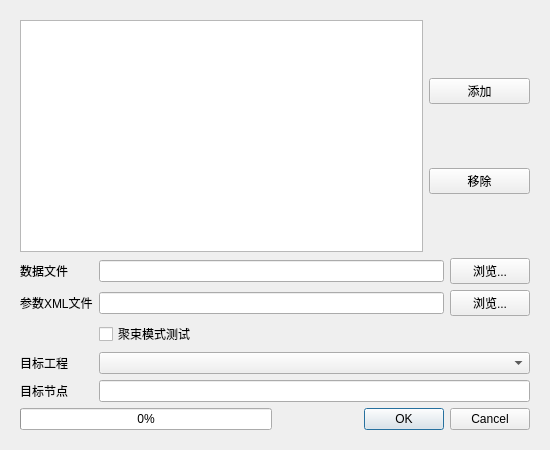
<?xml version="1.0" encoding="UTF-8"?>
<ui version="4.0">
 <class>ImportSpacety</class>
 <widget class="QWidget" name="ImportSpacety">
  <property name="geometry">
   <rect>
    <x>0</x>
    <y>0</y>
    <width>550</width>
    <height>450</height>
   </rect>
  </property>
  <property name="windowTitle">
   <string>导入涪城一号数据</string>
  </property>
  <property name="windowIcon">
   <iconset resource="../resources/SatExplorer.qrc">
    <normaloff>:/SatExplorer/icon/InSARapp.ico</normaloff>:/SatExplorer/icon/InSARapp.ico</iconset>
  </property>
  <layout class="QVBoxLayout" name="verticalLayout">
   <item>
    <widget class="QWidget" name="widget" native="true">
     <layout class="QVBoxLayout" name="verticalLayout_main">
      <item>
       <layout class="QHBoxLayout" name="horizontalLayout_top" stretch="8,2">
        <item>
         <widget class="QListWidget" name="listWidget"/>
        </item>
        <item>
         <layout class="QVBoxLayout" name="verticalLayout_buttons">
          <item>
           <widget class="QPushButton" name="pushButton_add">
            <property name="text">
             <string>添加</string>
            </property>
           </widget>
          </item>
          <item>
           <widget class="QPushButton" name="pushButton_remove">
            <property name="text">
             <string>移除</string>
            </property>
           </widget>
          </item>
         </layout>
        </item>
       </layout>
      </item>
      <item>
       <layout class="QFormLayout" name="formLayout_fields">
        <item row="0" column="0">
         <widget class="QLabel" name="label_data">
          <property name="text">
           <string>数据文件</string>
          </property>
         </widget>
        </item>
        <item row="0" column="1">
         <layout class="QHBoxLayout" name="horizontalLayout_data">
          <item>
           <widget class="QLineEdit" name="lineEdit_data_file"/>
          </item>
          <item>
           <widget class="QPushButton" name="pushButton_browse_data">
            <property name="text">
             <string>浏览...</string>
            </property>
           </widget>
          </item>
         </layout>
        </item>
        <item row="1" column="0">
         <widget class="QLabel" name="label_xml">
          <property name="text">
           <string>参数XML文件</string>
          </property>
         </widget>
        </item>
        <item row="1" column="1">
         <layout class="QHBoxLayout" name="horizontalLayout_xml">
          <item>
           <widget class="QLineEdit" name="lineEdit_xml_file"/>
          </item>
          <item>
           <widget class="QPushButton" name="pushButton_browse_xml">
            <property name="text">
             <string>浏览...</string>
            </property>
           </widget>
          </item>
         </layout>
        </item>
        <item row="2" column="1">
         <widget class="QCheckBox" name="checkBox_spotlight">
          <property name="text">
           <string>聚束模式测试</string>
          </property>
         </widget>
        </item>
        <item row="3" column="0">
         <widget class="QLabel" name="label_project">
          <property name="text">
           <string>目标工程</string>
          </property>
         </widget>
        </item>
        <item row="3" column="1">
         <widget class="QComboBox" name="comboBox_dst_project"/>
        </item>
        <item row="4" column="0">
         <widget class="QLabel" name="label_node">
          <property name="text">
           <string>目标节点</string>
          </property>
         </widget>
        </item>
        <item row="4" column="1">
         <widget class="QLineEdit" name="lineEdit_dst_node"/>
        </item>
       </layout>
      </item>
      <item>
       <layout class="QHBoxLayout" name="horizontalLayout_bottom" stretch="5,5">
        <item>
         <widget class="QProgressBar" name="progressBar">
          <property name="value">
           <number>0</number>
          </property>
         </widget>
        </item>
        <item>
         <widget class="QDialogButtonBox" name="buttonBox">
          <property name="standardButtons">
           <set>QDialogButtonBox::Cancel|QDialogButtonBox::Ok</set>
          </property>
         </widget>
        </item>
       </layout>
      </item>
     </layout>
    </widget>
   </item>
  </layout>
 </widget>
 <resources>
  <include location="../resources/SatExplorer.qrc"/>
 </resources>
 <connections/>
</ui>
